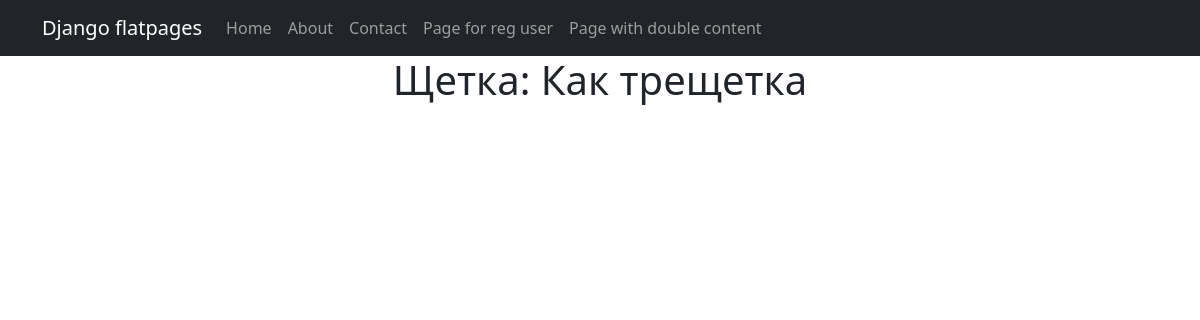
The page /products/1 on the database as committed earlier.
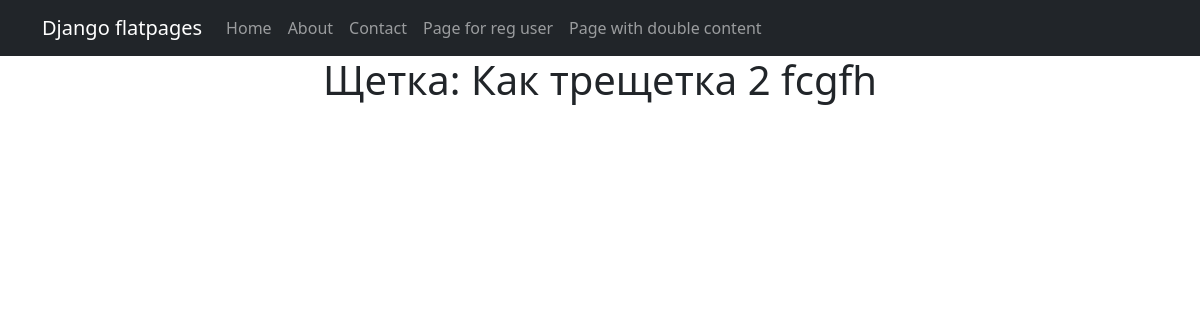
The same page on the database as committed later.
### simpleapp/models.py (models this page shows, shortened)
class Product(models.Model):
    name = models.CharField(
        max_length=50,
        unique=True, # названия товаров не должны повторяться
    )
    description = models.TextField()
    quantity = models.IntegerField(
        validators=[MinValueValidator(0)],
    )
    category = models.ForeignKey(
        to='Category',
        on_delete=models.CASCADE,
        related_name='products', # все продукты в категории будут доступны через поле products
    )
    price = models.FloatField(
        validators=[MinValueValidator(0.0)],
    )
    def __str__(self):
        return f'{self.name.title()}: {self.description[:20]}'

### simpleapp/views.py (the view)
# urls.py: path('<int:pk>', ProductDetail.as_view(), name='product_detail'),
class ProductDetail(DetailView):
    model = Product
    template_name = 'product.html'
    context_object_name = 'product'

### templates/product.html (shortened to what this page needs)
{% extends 'flatpages/default.html' %}
{% block content %}
<h1>{{ product }}</h1>
{% endblock content %}

Rows that differ between the two databases and show on the page:
changed Product: name+description "Щетка: Как трещетка" → "Щетка: Как трещетка 2 fcgfh"
